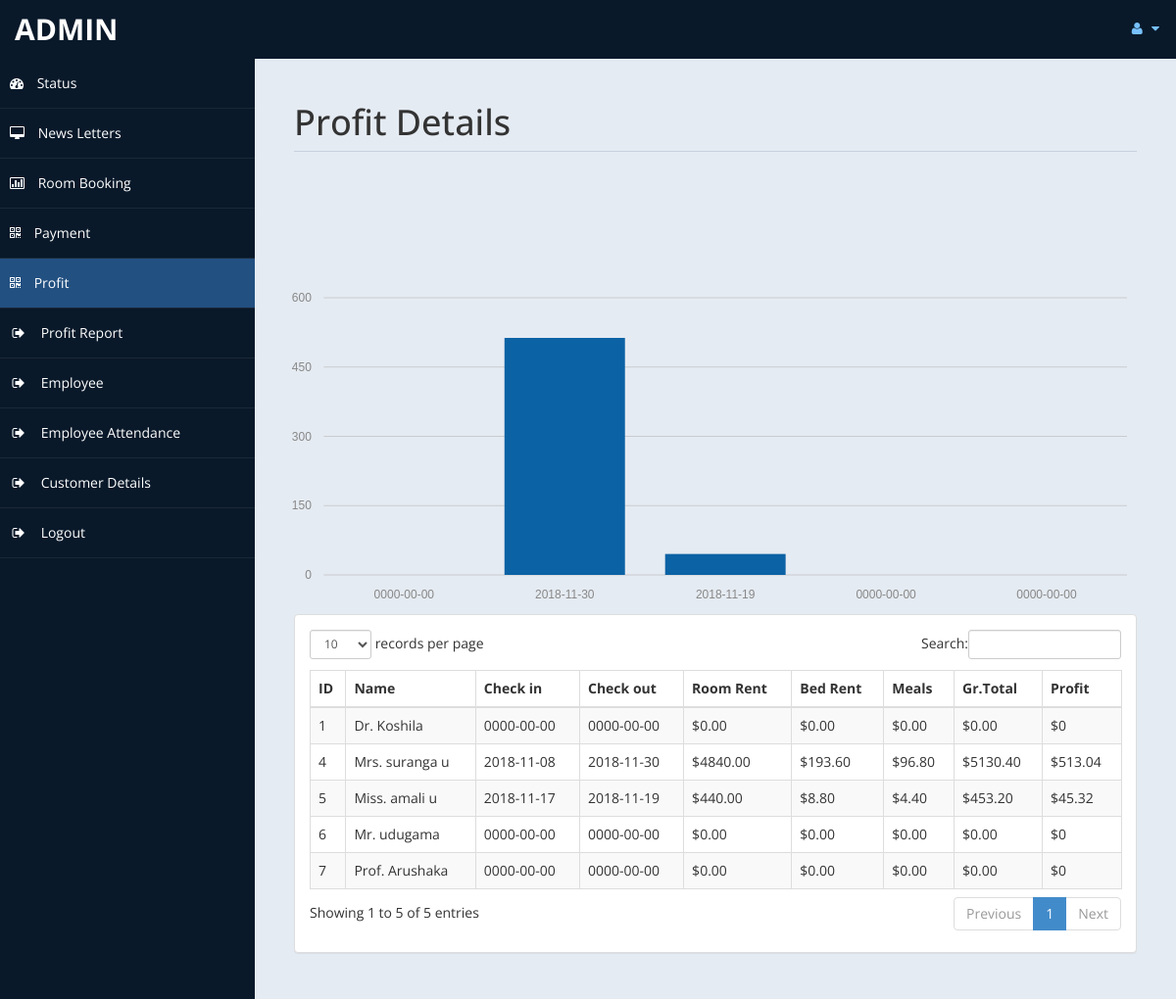
The app's page /admin/profit.php (signed in) with its own data.
### tables this page shows
CREATE TABLE `payment` (
  `id` int(11) NOT NULL,
  `title` varchar(5) DEFAULT NULL,
  `fname` varchar(30) DEFAULT NULL,
  `lname` varchar(30) DEFAULT NULL,
  `troom` varchar(30) DEFAULT NULL,
  `tbed` varchar(30) DEFAULT NULL,
  `nroom` int(11) DEFAULT NULL,
  `cin` date DEFAULT NULL,
  `cout` date DEFAULT NULL,
  `ttot` double(8,2) DEFAULT NULL,
  `fintot` double(8,2) DEFAULT NULL,
  `mepr` double(8,2) DEFAULT NULL,
  `meal` varchar(30) DEFAULT NULL,
  `btot` double(8,2) DEFAULT NULL,
  `noofdays` int(11) DEFAULT NULL
);

### admin/profit.php (the view, shortened to what this page needs)
<!DOCTYPE html>
<html xmlns="http://www.w3.org/1999/xhtml">
    <head>
        <link href="assets/css/bootstrap.css" rel="stylesheet" />
        <link href="assets/css/font-awesome.css" rel="stylesheet" />
        <link rel="stylesheet" href="assets/css/morris.css">
            <link href="assets/css/custom-styles.css" rel="stylesheet" />
            <link href="assets/js/dataTables/dataTables.bootstrap.css" rel="stylesheet" />
    </head>
    <body>
        <div id="wrapper">
            <nav class="navbar navbar-default top-navbar" role="navigation">
                <div class="navbar-header">
                    <a class="navbar-brand" href="home.php"><?php echo $_SESSION["user"]; ?> </a>
                </div>
                <ul class="nav navbar-top-links navbar-right">
                    <li class="dropdown">
                        <a class="dropdown-toggle" data-toggle="dropdown" href="#" aria-expanded="false">
                            <i class="fa fa-user fa-fw"></i> <i class="fa fa-caret-down"></i>
                        </a>
                    </li>
                </ul>
            </nav>
            <nav class="navbar-default navbar-side" role="navigation">
                <div class="sidebar-collapse">
                    <ul class="nav" id="main-menu">
                    <li>
                        <a  href="home.php"><i class="fa fa-dashboard"></i> Status</a>
                    </li>
                    <li>
                        <a href="messages.php"><i class="fa fa-desktop"></i> News Letters</a>
                    </li>
					<li>
                        <a href="roombook.php"><i class="fa fa-bar-chart-o"></i> Room Booking</a>
                    </li>
                    <li>
                        <a href="payment.php"><i class="fa fa-qrcode"></i> Payment</a>
                    </li>
                    <li>
                        <a class="active-menu" href="profit.php"><i class="fa fa-qrcode"></i> Profit</a>
                    </li>
                    <li>
                        <a href="profit_rep.php"><i class="fa fa-sign-out fa-fw"></i> Profit Report</a>
                    </li>
                    <li>
                        <a  href="employee.php"><i class="fa fa-sign-out fa-fw"></i> Employee</a>
                    </li>
                    <li>
                        <a  href="attendance.php"><i class="fa fa-sign-out fa-fw"></i> Employee Attendance</a>
                    </li>
                        <li>
                                <a  href="customerdetails.php"><i class="fa fa-sign-out fa-fw"></i> Customer Details</a>
                    </li>
                    <li>
                        <a href="logout.php"><i class="fa fa-sign-out fa-fw"></i> Logout</a>
                    </li>
                </div>
            </nav>
            <div id="page-wrapper" >
                <div id="page-inner">
                    <div class="row">
                        <div class="col-md-12">
                            <h1 class="page-header">
                                Profit Details<small> </small>
                            </h1>
                        </div>
                    </div>
                    <div class="row">
<?php
include('db.php');
?>
                        <br>
                            <br>
                                <br>
                                    <br><div id="chart"></div>
                                        <div class="col-md-12">
                                            <div class="panel panel-default">
                                                <div class="panel-body">
                                                    <div class="table-responsive">
                                                        <table class="table table-striped table-bordered table-hover" id="dataTables-example">
                                                            <thead>
                                                                <tr>
                                                                    <th>ID</th>
                                                                    <th>Name</th>
                                                                    <th>Check in</th>
                                                                    <th>Check out</th>
                                                                    <th>Room Rent</th>
                                                                    <th>Bed Rent</th>
                                                                    <th>Meals </th>
                                                                    <th>Gr.Total</th>
                                                                    <th>Profit</th>
                                                                </tr>
                                                            </thead>
                                                            <tbody>
<?php
$sql = "select * from payment";
$re = mysqli_query($con, $sql);
while ($row = mysqli_fetch_array($re)) {
    $id = $row['id'];
    if ($id % 2 == 1) {
        echo"<tr class='gradeC'>
													<td>" . $row['id'] . " </td>
													<td>" . $row['title'] . " " . $row['fname'] . " " . $row['lname'] . "</td>
													<td>" . $row['cin'] . "</td>
													<td>" . $row['cout'] . "</td>
													<td>$" . $row['ttot'] . "</td>
													<td>$" . $row['mepr'] . "</td>
													<td>$" . $row['btot'] . "</td>
													<td>$" . $row['fintot'] . "</td>
													<td>$" . $row['fintot'] * 10 / 100 . "</td>
													</tr>";
    } else {
        echo"<tr class='gradeU'>
													<td>" . $row['id'] . " </td>
													<td>" . $row['title'] . " " . $row['fname'] . " " . $row['lname'] . "</td>
													<td>" . $row['cin'] . "</td>
													<td>" . $row['cout'] . "</td>
													<td>$" . $row['ttot'] . "</td>
													<td>$" . $row['mepr'] . "</td>
													<td>$" . $row['btot'] . "</td>
													<td>$" . $row['fintot'] . "</td>
													<td>$" . $row['fintot'] * 10 / 100 . "</td>
													</tr>";
    }
}
?>
                                                            </tbody>
                                                        </table>
                                                    </div>
                                                </div>
                                            </div>
                                        </div>
                                        </div>
                                        </div>
                                        </div>
                                        </div>
                                        </body>
                                        </html>

### admin/assets/css/custom-styles.css (style rules this page uses)
body { font-family: 'Open Sans', sans-serif; }
#wrapper { width: 100%; background:#09192A; }
#page-wrapper { padding: 15px 15px; min-height: 600px; background:#E5EBF2; }
#page-inner { width:100%; margin:10px 20px 10px 0px; background-color:transparent; padding:10px; min-height:1200px; }
h1, .h1, h2, .h2, h3, .h3 { margin-top: 7px; margin-bottom: -5px; }
.page-header { padding-bottom: 9px; margin: 10px 0 45px; border-bottom: 1px solid #C7D1DD; }
.top-navbar { margin:0px; }
.top-navbar .navbar-brand { color: #fff; width: 260px; text-align: left; height: 60px; font-size: 30px; font-weight: 700; text-transform: uppercase; line-height: 30px; }
.top-navbar .nav > li { position: relative; display: inline-block; }
.top-navbar .nav > li > a { position: relative; display: block; padding: 19px 15px; color: #77C0FD; }
.active-menu { background-color:#225081!important; }
.sidebar-collapse , .sidebar-collapse .nav { background:none; }
.sidebar-collapse .nav { padding:0; }
.sidebar-collapse .nav > li > a { color:#fff; background:transparent; text-shadow:none; }
.sidebar-collapse > .nav > li > a { padding:15px 10px; }
.sidebar-collapse > .nav > li { border-bottom: 1px solid rgba(107, 108, 109, 0.19); }
.navbar-side { border:none; background-color: transparent; }
.top-navbar { background:#09192A; border-bottom:none; }
.top-navbar .nav > li > a > i { margin-right: 2px; }
.navbar-default { border:0px solid black; }
.navbar-header { background: #09192A; }
.nav > li > a > i { margin-right:10px; }
@media (min-width:768px) { #page-wrapper { margin: 0 0 0 260px; padding: 15px 30px; min-height: 1200px; } }
@media (min-width:768px) { .navbar-side { z-index: 1; position: absolute; width: 260px; } }
@media (min-width:768px) { .navbar { border-radius: 0px; } }

### records on screen
payment: id "1", title "Dr.", lname "Koshila", cin "0000-00-00", cout "0000-00-00", ttot "0.00", mepr "0.00", btot "0.00", fintot "0.00", $row['fintot']*10/100 "0"
payment: id "4", title "Mrs.", fname "suranga", lname "u", cin "2018-11-08", cout "2018-11-30", ttot "4840.00", mepr "193.60", btot "96.80", fintot "5130.40", $row['fintot']*10/100 "513.04"
payment: id "5", title "Miss.", fname "amali", lname "u", cin "2018-11-17", cout "2018-11-19", ttot "440.00", mepr "8.80", btot "4.40", fintot "453.20", $row['fintot']*10/100 "45.32"
payment: id "6", title "Mr.", lname "udugama", cin "0000-00-00", cout "0000-00-00", ttot "0.00", mepr "0.00", btot "0.00", fintot "0.00", $row['fintot']*10/100 "0"
payment: id "7", title "Prof.", lname "Arushaka", cin "0000-00-00", cout "0000-00-00", ttot "0.00", mepr "0.00", btot "0.00", fintot "0.00", $row['fintot']*10/100 "0"

### other values on screen
$_SESSION["user"] "ADMIN"
